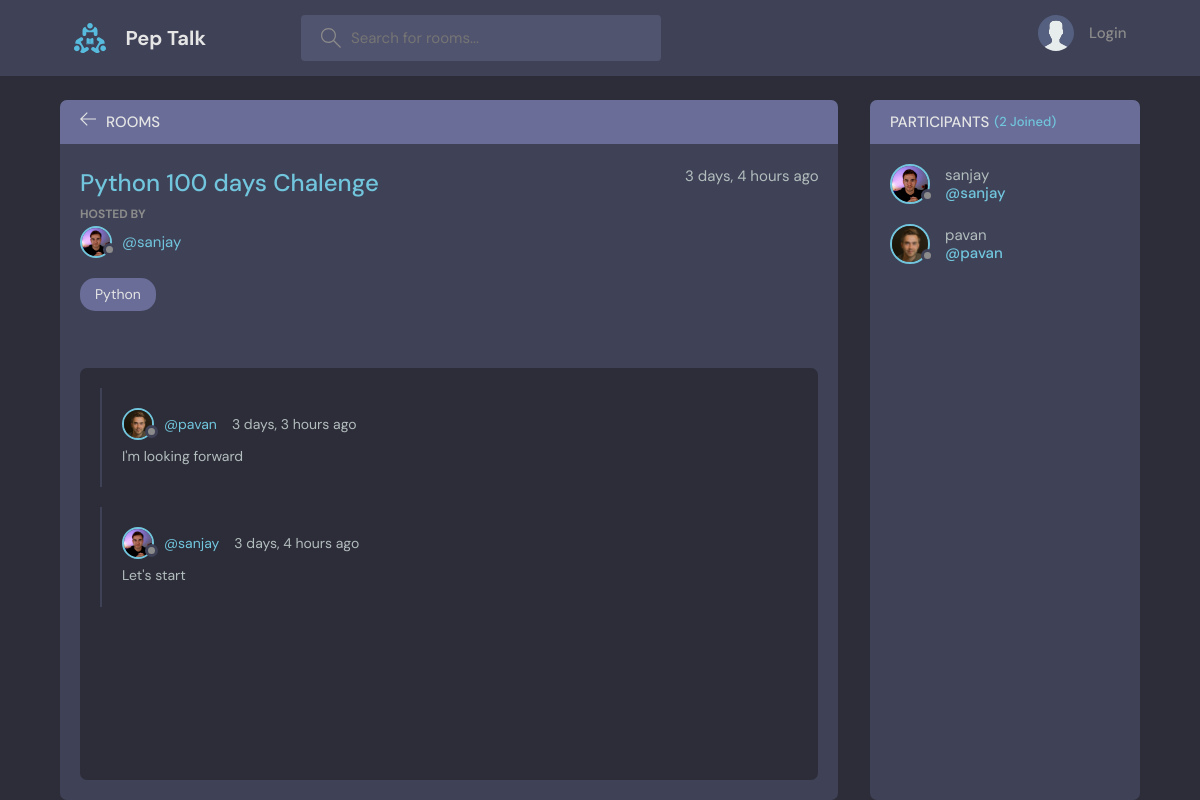
The page /room/1/ on the database its author committed.
### base/models.py (models this page shows, shortened)
class Room(models.Model):
    host = models.ForeignKey(User, on_delete= models.SET_NULL,null=True)
    topic = models.ForeignKey(Topic, on_delete= models.SET_NULL,null=True)
    name = models.CharField(max_length=200)
    description = models.TextField(null = True,blank = True)
    participants= models.ManyToManyField(User,related_name="participants",blank=True)
    updated = models.DateTimeField(auto_now=True)
    created = models.DateTimeField(auto_now_add=True)
    class Meta:
        ordering = ['-updated','-created']

class User(AbstractUser):
    name = models.CharField(max_length=200, null = True)
    email = models.EmailField(unique=True, null = True)
    bio = models.TextField(null=True)
    avatar = models.ImageField(null = True, default="avatar.svg")
    USERNAME_FIELD = 'email'
    REQUIRED_FIELDS = []

class Topic(models.Model):
    name = models.CharField(max_length=200)
    def __str__(self):
        return self.name

class Message(models.Model):
    user = models.ForeignKey(User,on_delete= models.CASCADE )
    room = models.ForeignKey(Room, on_delete= models.CASCADE)
    body = models.TextField()
    updated = models.DateTimeField(auto_now=True)
    created = models.DateTimeField(auto_now_add=True)
    class Meta:
        ordering = ['-updated','-created']

### base/views.py (the view, shortened to what this page needs)
# urls.py: path('room/<str:pk>/',views.room, name='Room'),
def room(request,pk):
    room = Room.objects.get(id = pk)
    room_messages = room.message_set.all()
    participants = room.participants.all()
    context = {'room':room, 'room_messages':room_messages,'participants':participants }
    return render(request,'base/room.html',context)

### base/templates/base/room.html (shortened to what this page needs)
{% extends "main.html" %} {% block content %}
<main class="profile-page layout layout--2">
  <div class="container">
    <div class="room">
      <div class="room__top">
        <div class="room__topLeft">
          <a href="{% url 'home' %}">
            <svg
              version="1.1"
              xmlns="http://www.w3.org/2000/svg"
              width="32"
              height="32"
              viewBox="0 0 32 32"
            >
              <title>arrow-left</title>
              <path
                d="M13.723 2.286l-13.723 13.714 13.719 13.714 1.616-1.611-10.96-10.96h27.625v-2.286h-27.625l10.965-10.965-1.616-1.607z"
              ></path>
            </svg>
          </a>
          <h3>Rooms</h3>
        </div>
      </div>
      <div class="room__box scroll">
        <div class="room__header scroll">
          <div class="room__info">
            <h3>{{room.name}}</h3>
            <span>{{room.created|timesince}} ago</span>
          </div>
          <div class="room__hosted">
            <p>Hosted By</p>
            <a href="{% url 'userProfile' room.host.id %}" class="room__author">
              <div class="avatar avatar--small">
                <img src="{{room.host.avatar.url}}" />
              </div>
              <span>@{{room.host.username}}</span>
            </a>
          </div>
          <span class="room__topics">{{room.topic}}</span>
        </div>
        <div class="room__conversation">
          <div class="threads scroll">
            {% for message in room_messages %}
            <div class="thread">
              <div class="thread__top">
                <div class="thread__author">
                  <a
                    href="{% url 'userProfile' message.user.id %}"
                    class="thread__authorInfo"
                  >
                    <div class="avatar avatar--small">
                      <img
                        src="{{message.user.avatar.url}}"
                      />
                    </div>
                    <span>@{{message.user.username}}</span>
                  </a>
                  <span class="thread__date"
                    >{{message.created|timesince}} ago</span
                  >
                </div>
              </div>
              <div class="thread__details">
                {{message.body}}
              </div>
            </div>
            {% endfor %}
          </div>
        </div>
      </div>
    </div>
    <div class="participants">
      <h3 class="participants__top">
        Participants <span>({{participants.count}} Joined)</span>
      </h3>
      <div class="participants__list scroll">
        {% for user in participants %}
        <a href="{% url 'userProfile' user.id %}" class="participant">
          <div class="avatar avatar--medium">
            <img src="{{user.avatar.url}}" />
          </div>
          <p>
            {{user.username}}
            <span>@{{user.username}}</span>
          </p>
        </a>
        {% endfor %}
      </div>
    </div>
  </div>
</main>
{% endblock content%}

### templates/main.html (shortened to what this page needs)
<!DOCTYPE html>
{% load static %}
<html lang="en">
  <head>
    <link rel="stylesheet" href="{% static 'styles/style.css'%}" />
  </head>
  <body>
    {% include "navbar.html" %}  {% block content %} {% endblock %}
  </body>
</html>

### templates/navbar.html (shortened to what this page needs)
{% load static %}
<header class="header header--loggedIn">
      <div class="container">
        <a href="{% url 'home' %}" class="header__logo">
          <img src="{% static 'images/logo.svg'%} " />
          <h1>Pep Talk</h1>
        </a>
        <form class="header__search" method = "GET" action ="{% url 'home' %}">
          <label>
            <input name="q" placeholder="Search for rooms..." />
          </label>
        </form>
        <nav class="header__menu">
          {% if request.user.is_authenticated %}
          <div class="header__user">
            <a href="{% url 'userProfile' request.user.id %}">
              <div class="avatar avatar--medium active">
                <img src="{{ request.user.avatar.url }}" />
              </div>
              <p>{{request.user.username}} <span>@{{request.user.username}}</span></p>
            </a>
            <button class="dropdown-button">
              <svg
                version="1.1"
                xmlns="http://www.w3.org/2000/svg"
                width="32"
                height="32"
                viewBox="0 0 32 32"
              >
                <title>chevron-down</title>
                <path d="M16 21l-13-13h-3l16 16 16-16h-3l-13 13z"></path>
              </svg>
            </button>
          </div>
          {% else %}
          <a href="{% url 'login' %}">
            <img src="{% static 'images/avatar.svg' %} " />
            <p>Login</p>
          </a>
          {% endif %}
        </nav>
      </div>
    </header>

### rows shown on the page
Room: name "Python 100 days Chalenge", created "3 days, 4 hours", host.avatar (picture), host.username "sanjay", topic "Python"
Message: user.avatar (picture), user.username "pavan", created "3 days, 3 hours", body "I'm looking forward"
Message: user.avatar (picture), user.username "sanjay", created "3 days, 4 hours", body "Let's start"
User: avatar (picture), username "sanjay"
User: avatar (picture), username "pavan"

### other values the page prints
{{ participants.count }} "2"
